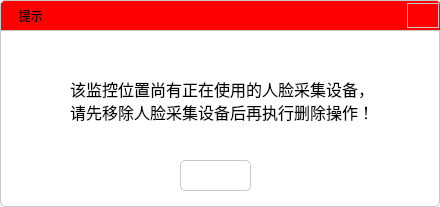
<?xml version="1.0" encoding="UTF-8"?>
<ui version="4.0">
 <class>WarningDisMonPosdialog</class>
 <widget class="QDialog" name="WarningDisMonPosdialog">
  <property name="geometry">
   <rect>
    <x>0</x>
    <y>0</y>
    <width>440</width>
    <height>207</height>
   </rect>
  </property>
  <property name="windowTitle">
   <string>Dialog</string>
  </property>
  <property name="styleSheet">
   <string notr="true">border:1px solid rgb(200,200,200);
border-radius:5px;
background-color:rgb(255,255,255)</string>
  </property>
  <widget class="QWidget" name="contentWidget" native="true">
   <property name="geometry">
    <rect>
     <x>10</x>
     <y>30</y>
     <width>421</width>
     <height>171</height>
    </rect>
   </property>
   <property name="styleSheet">
    <string notr="true">border:none</string>
   </property>
   <widget class="QLabel" name="contentLabel">
    <property name="geometry">
     <rect>
      <x>60</x>
      <y>40</y>
      <width>311</width>
      <height>61</height>
     </rect>
    </property>
    <property name="font">
     <font>
      <pointsize>12</pointsize>
     </font>
    </property>
    <property name="styleSheet">
     <string notr="true">border:none</string>
    </property>
    <property name="text">
     <string>该监控位置尚有正在使用的人脸采集设备，请先移除人脸采集设备后再执行删除操作！</string>
    </property>
    <property name="scaledContents">
     <bool>false</bool>
    </property>
    <property name="wordWrap">
     <bool>true</bool>
    </property>
   </widget>
   <widget class="QPushButton" name="okPushButton">
    <property name="geometry">
     <rect>
      <x>170</x>
      <y>130</y>
      <width>71</width>
      <height>31</height>
     </rect>
    </property>
    <property name="styleSheet">
     <string notr="true">border:1px solid rgb(200,200,200)</string>
    </property>
    <property name="text">
     <string/>
    </property>
   </widget>
  </widget>
  <widget class="QWidget" name="titleWidget" native="true">
   <property name="geometry">
    <rect>
     <x>0</x>
     <y>0</y>
     <width>441</width>
     <height>31</height>
    </rect>
   </property>
   <property name="styleSheet">
    <string notr="true">border-bottom-left-radius:0px;
border-bottom-right-radius:0px;
background-color:rgb(255,0,0)</string>
   </property>
   <widget class="QLabel" name="titleLabel">
    <property name="geometry">
     <rect>
      <x>10</x>
      <y>2</y>
      <width>41</width>
      <height>27</height>
     </rect>
    </property>
    <property name="styleSheet">
     <string notr="true">border:none</string>
    </property>
    <property name="text">
     <string>提示</string>
    </property>
    <property name="alignment">
     <set>Qt::AlignCenter</set>
    </property>
   </widget>
   <widget class="QPushButton" name="closePushButton">
    <property name="geometry">
     <rect>
      <x>407</x>
      <y>3</y>
      <width>32</width>
      <height>25</height>
     </rect>
    </property>
    <property name="styleSheet">
     <string notr="true">border-radius:0px</string>
    </property>
    <property name="text">
     <string/>
    </property>
   </widget>
  </widget>
 </widget>
 <resources/>
 <connections/>
</ui>
